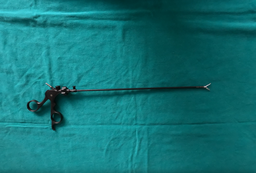
#> input picture images/Tool_10.png, 256 x 173 px, shrunk from 1224 x 828 before the run
$ python kmeans_ftsr.py
#> lines starting #> are read from the running program, lines starting #| are printed output that depends on the picture; after the words box and inside, x2 and y2 are one past the last pixel; in counts of white or black regions, pixels touching at a corner belong together; long printed decimals are rounded
### colorSystem.py
import numpy as np
import cv2


def multiply_matrix(transformation_matrix, vector):
    return np.dot(transformation_matrix, vector)


def rgb2xyz(img):
    transformation_matrix = [[0.4124, 0.3576, 0.1805],
                             [0.2126, 0.7152, 0.0722],
                             [0.0193, 0.1192, 0.9505]]
    new_img = np.zeros(img.shape, dtype=np.float32)
    for i in range(img.shape[0]):
        for j in range(img.shape[1]):
            new_img[i][j] = multiply_matrix(transformation_matrix,img[i][j])

    return new_img

def f_lab(epsilon, k, t):
    result = 0
    if t > epsilon:
        result = t**(1/3)
    else:
        result = ((k*t) + 16)/116
    return result

def rgb2lab(img):
    img_xyz = rgb2xyz(img)

    Xn = 95.0489
    Yn = 100
    Zn = 108.884

    e = 0.008856
    k = 903.3

    img_Lab = np.zeros(img_xyz.shape, dtype=np.float32)
    for i in range(img.shape[0]):
        for j in range(img.shape[1]):
            img_Lab[i][j][0] = 116* f_lab(e,k,img_xyz[i][j][1]/Yn) - 16
            img_Lab[i][j][1] = 500*(f_lab(e,k,img_xyz[i][j][0]/Xn) - f_lab(e,k,img_xyz[i][j][1]/Yn))
            img_Lab[i][j][2] = 200*(f_lab(e,k,img_xyz[i][j][1]/Yn) - f_lab(e,k,img_xyz[i][j][2]/Zn))

    return img_Lab#np.uint8(np.round(img_Lab))


#Testes
'''matrix = np.array([[[1,2,3], [3,2,6], [9,8,4]],
                   [[4,5,6], [2,6,4], [4,5,8]],
                   [[3,8,7], [8,4,3], [3,7,9]]])

print(rgb2lab(matrix))'''

### show.py
from matplotlib import pyplot as plt
import numpy as np
import cv2

# [12 lines left out: functions showAndDestroy, plot_img, not called in this run]

def exhibit(lines, columns, title, img, index=None):
  if index is None:
    if len(title) == len(img):
      index = np.arange(0,len(img)) + 1
  if len(index) == len(title) == len(img):
    #f,axes = plt.subplots(figsize=(15,15))
    for cont in range(len(index)):
      plt.subplot(lines,columns,index[cont])
      plt.title(title[cont])
      plt.xticks([]), plt.yticks([])
      plt.imshow(img[cont],cmap="gray")
    plt.show()
  else:
    print('Erro ao Exibir imagens')

### kmeans_ftsr.py
import cv2
import numpy as np
import math
from matplotlib import pyplot as plt
import os
from show import showAndDestroy, plot_img, exhibit
from colorSystem import rgb2lab

def lab_mean(img):
    L,a,b = cv2.split(img)
    titles = ["L","a","b"]
    #exhibit(1,3,titles,[L,a,b])
    Lmean = np.mean(L)
    amean = np.mean(a)
    bmean = np.mean(b)

    Imean = np.array([Lmean, amean, bmean])

    return Imean


def gaussian_smoothing(img, kernel):
    #result = cv2.filter2D(img,-1,kernel)
    result = cv2.GaussianBlur(img,(5,5),0)
    return result


def euclidean_distance(vector1, vector2):
    vector = (vector1-vector2)
    #print(vector1, vector2, vector)
    soma = np.float32(0)
    for x in vector:
        soma += x**2
    #print(math.sqrt(soma))
    return math.sqrt(soma)
    #return np.linalg.norm(vector)

def saliency_map(img, Imean):
    img32f = np.float32(img)
    Imean32f = np.float32(Imean)

    Iwhc = np.zeros((img32f.shape[0],img32f.shape[1]), dtype = np.float32)
    for i in range(Iwhc.shape[0]):
        for j in range(Iwhc.shape[1]):
            Iwhc[i][j] = euclidean_distance(Imean32f,img32f[i][j])

    #Iwhc2 = [[euclidean_distance(Imean32f,element) for element in row] for row in img32f]
    Iwhc = np.array(np.round(Iwhc), dtype=np.uint8)
    return Iwhc

def k_means(img):
    vectorized = img.reshape((-1,3))
    vectorized = np.float32(vectorized)

    k=6
    attempts = 10
    criteria = (cv2.TERM_CRITERIA_EPS + cv2.TERM_CRITERIA_MAX_ITER, 10, 0.95)

    ret, label, center = cv2.kmeans(vectorized,k,None,criteria,attempts,cv2.KMEANS_PP_CENTERS)

    center = np.uint8(center)
    res = center[label.flatten()]
    result_image = res.reshape((img.shape))

    return result_image

def segment_mean(img):
    return 2*(np.uint8(np.round(np.mean(img))))

def get_unique_values(img):
    only = np.unique(img.reshape(-1,3), axis=0)
    return only

def segment_saliency_map(segmented_img, saliency, unique):
    segmented_saliency = np.zeros(saliency.shape, dtype=np.uint8)
    for uni in unique:
        saliency_values=[]
        saliency_index=[]
        for i, row in enumerate(segmented_img):
            for j,element in enumerate(row):
                if element.tolist() == uni.tolist():
                    saliency_index.append((i,j))
                    saliency_values.append(saliency[i][j])

        media = np.uint8(np.round(np.mean(saliency_values)))

        for (i,j) in saliency_index:
            segmented_saliency[i,j] = media

    return segmented_saliency

def write_images(path_folder,name_folder,images):
    os.system('mkdir ' + path_folder)
    write_img = []
    for image in images:
        write_img.append(cv2.cvtColor(image, cv2.COLOR_RGB2BGR))

    cv2.imwrite(path_folder+name_folder+'_imagem_original.png', write_img[0])
    cv2.imwrite(path_folder+name_folder+'_saliency_map.png', write_img[1])
    cv2.imwrite(path_folder+name_folder+'_threshold_otsu.png', write_img[2])
    cv2.imwrite(path_folder+name_folder+'_kmeansHSV_saliency_map.png', write_img[3])
    cv2.imwrite(path_folder+name_folder+'_kmeans_image.png', write_img[4])


PATH_IMAGES = 'images/'
PATH_OUTPUT = 'kmeans_hsv_saliency/'
path = PATH_IMAGES + 'Tool_10.png'

name_folder = (path.split('/')[-1]).split('.')[0]
path_folder = PATH_OUTPUT + name_folder + '/'

img = cv2.imread(path)
#> img is the input picture: shape (173, 256, 3); mean B, G, R 117.5, 114.5, 17.7

#img_lab = cv2.cvtColor(img, cv2.COLOR_BGR2LUV)
img_rgb = cv2.cvtColor(img,cv2.COLOR_BGR2RGB)
img_lab = rgb2lab(img_rgb)
#> after the loop in rgb2xyz, `for i in range(img.shape[0]):`:
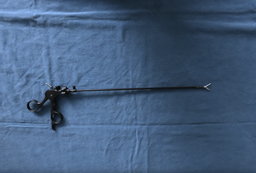
#> new_img: shape (173, 256, 3) float32; mean R, G, B 69.5, 94.2, 125.6
#> the loop in rgb2lab, `for i in range(img.shape[0]):` made 173 passes
#> after the loop in rgb2lab, `for i in range(img.shape[0]):`:
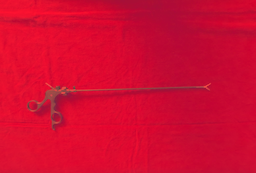
#> img_Lab: shape (173, 256, 3) float32; mean R, G, B 96.4, -40.1, -13.6; drawn with min black and max white
Imean = lab_mean(img_lab)

#Figura que representa a média das features do vetor no espaço Lab TODO: Conversão de Lab para rgb
'''Imean_rgb = cv2.cvtColor(np.array([[Imean]]), cv2.COLOR_LAB2RGB)
img_mean = np.full((img_lab.shape), Imean_rgb, dtype = np.uint8)
plt.imshow(img_mean)
plt.show()'''

print(img.shape)
#| (173, 256, 3)


#Smoothing da imagem com gaussiana 5x5 e criação do mapa de saliência
kernel=np.array([1,4,6,4,1])/16
img_lab_smooth = gaussian_smoothing(img_lab,kernel)
saliency_img = saliency_map(img_lab_smooth,Imean)
#> after the loop in saliency_map, `for i in range(Iwhc.shape[0]):`:
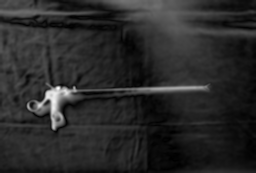
#> Iwhc: shape (173, 256) float32; min 0.138, max 64.94, mean 10.8; drawn with min black and max white

plt.imshow(saliency_img, cmap='gray')
plt.show()
print("receba ", Imean, img_lab_smooth[img_lab_smooth.shape[0]-1][img_lab_smooth.shape[1]-4], saliency_img[img_lab_smooth.shape[0]-1][img_lab_smooth.shape[1]-4])
#| receba  [ 96.385  -40.104 -13.637] [ 87.671  -38.150 -13.108] 9

#Imagem gerada utilizando a técnica de OTSU
img = cv2.cvtColor(img, cv2.COLOR_BGR2RGB)
ret, thresh = cv2.threshold(saliency_img,0,255,cv2.THRESH_BINARY+cv2.THRESH_OTSU)
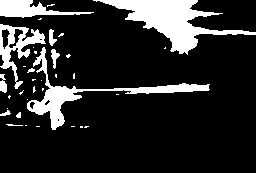
#> thresh: shape (173, 256); 16.1% white; 35 white regions (24 under 20 px), largest, box (x1, y1, x2, y2) and area: (93, 0, 256, 55) 2950, (27, 47, 210, 130) 1910, (0, 24, 46, 89) 953
attention_img_otsu = cv2.bitwise_and(img, img, mask=thresh)


plt.figure(figsize=(6.4*5,4.8*5), constrained_layout=False)
titles = ['Imagem Original', 'Mapa de Saliência', 'Imagem Final Otsu']
images = [img, saliency_img, attention_img_otsu]
exhibit(1,3,titles,images)
#> the loop in exhibit, `for cont in range(len(index)):` made 3 passes


#Imagem gerada usando Kmeans
segment_hsv = k_means(img_lab)
#> in k_means, `result_image = res.reshape((img.shape))`:
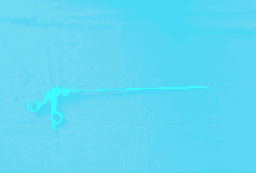
#> result_image: shape (173, 256, 3); mean R, G, B 96, 216.5, 242.9
segment_rgb = cv2.cvtColor(segment_hsv, cv2.COLOR_LUV2RGB)
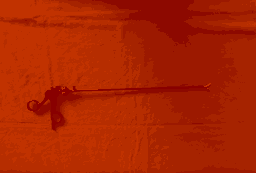
#> segment_rgb: shape (173, 256, 3); mean R, G, B 171.2, 36.1, 0
segments_values = get_unique_values(segment_rgb)


segment_saliency = segment_saliency_map(segment_rgb, saliency_img, segments_values)
#> the loop in segment_saliency_map, `for uni in unique:` made 6 passes
#> uni on passes 1 to 6: [137, 0, 0], [141, 9, 0], [156, 25, 0], [166, 35, 0], [182, 45, 0], [193, 50, 0]
segment_m = segment_mean(saliency_img)
print(segment_m)
#| 22
ret, thresh = cv2.threshold(segment_saliency, segment_m, 255, cv2.THRESH_BINARY)
#> thresh: shape (173, 256); 1.5% white; 3 white regions (2 under 20 px), largest, box (x1, y1, x2, y2) and area: (27, 86, 207, 130) 677
attention_img_kmeans = cv2.bitwise_and(img,img,mask=thresh)


plt.figure(figsize=(6.4*5,4.8*5), constrained_layout=False)
titles = ['Imagem Original', 'Segmentação Kmeans', 'Mapa de Saliência', 'Segmentação Saliencia','Imagem Final']
images = [img, segment_rgb,saliency_img,segment_saliency,attention_img_kmeans]
exhibit(1,5,titles,images)
#> the loop in exhibit (call 2), `for cont in range(len(index)):` made 5 passes

images = [img, saliency_img, attention_img_otsu, segment_saliency,attention_img_kmeans]
write_images(path_folder, name_folder,images)
#> the loop in write_images, `for image in images:` made 5 passes
#> in write_images, `cv2.imwrite(path_folder+name_folder+'_kmeans_image.png', write_img[4])`:
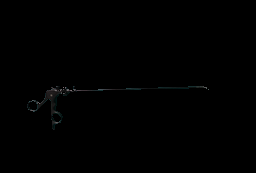
#> saved as Tool_10_kmeans_image.png: shape (173, 256, 3); mean B, G, R 0.6, 0.5, 0.4

$ run again, with images/Tool_11.png copied over images/Tool_10.png
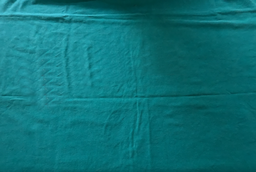
#> input picture images/Tool_11.png, 256 x 172 px, shrunk from 1234 x 828 before the run
#> img is the input picture: shape (172, 256, 3); mean B, G, R 119.4, 113.4, 13
#> after the loop in rgb2xyz, `for i in range(img.shape[0]):`:
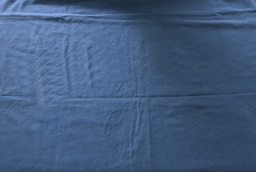
#> new_img: shape (172, 256, 3) float32; mean R, G, B 67.5, 92.5, 127.2
#> the loop in rgb2lab, `for i in range(img.shape[0]):` made 172 passes
#| (172, 256, 3)
#| receba  [ 96.399  -41.725 -15.749] [ 82.531  -41.104 -14.727] 14
#> the loop in exhibit, `for cont in range(len(index)):` made 3 passes
#> the loop in segment_saliency_map, `for uni in unique:` made 6 passes
#> uni on passes 1 to 6: [147, 19, 0], [159, 31, 0], [168, 36, 0], [176, 42, 0], [187, 43, 0], [199, 48, 0]
#| 16
#> `attention_img_kmeans = cv2.bitwise_and(img,img,mask=thresh)`:
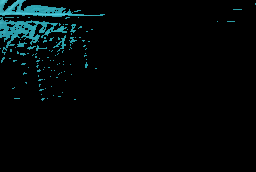
#> attention_img_kmeans: shape (172, 256, 3); mean R, G, B 2.2, 7.5, 8.1
#> the loop in exhibit (call 2), `for cont in range(len(index)):` made 5 passes
#> the loop in write_images, `for image in images:` made 5 passes
